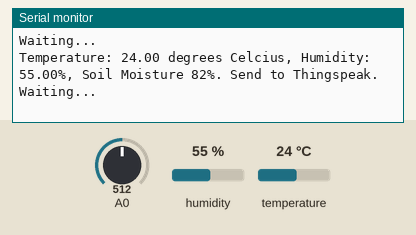
Recording of a sketch running on a simulated ESP8266 (NodeMCU). On the bench: the last lines printed to the serial monitor. Inputs (shaded band) come from the test bench; at power-on: humidity 55 %, A0 = 512, temperature 24 °C. WiFi joins after 1.5 s; servers stay silent unless stated.

Above: at 2.7 s.
2.8 s: humidity set to 22 %
At 4.2 s:
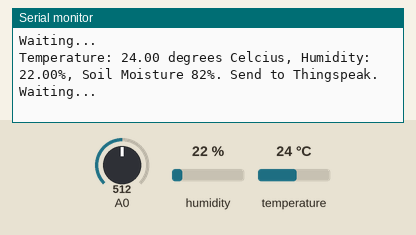
4.3 s: A0 set to 716
At 5.7 s:
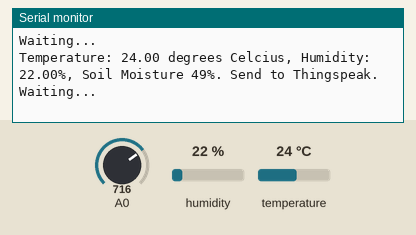
5.8 s: temperature set to 12 °C
At 6.5 s:
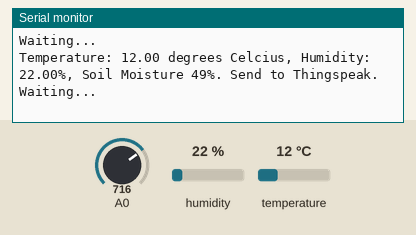
7.3 s: A0 set to 900
At 8.6 s:
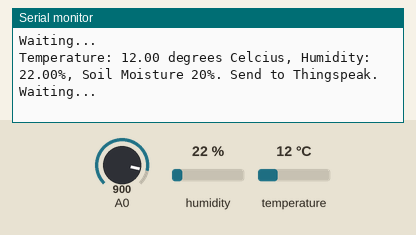
8.8 s: humidity set to 40 %
At 10.8 s:
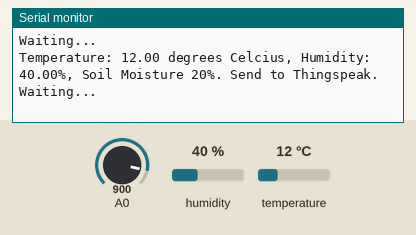
Timing chart, 0 to 11.3 s (numbered marks = the images above; inputs shaded):
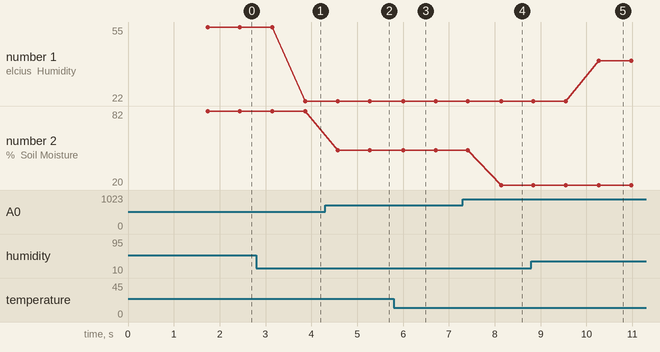

Measured:
- after the input at 2.8 s, the serial monitor: prints a new line after 1.1 s (image 1)
- after the input at 4.3 s, the serial monitor: prints a new line after 0.27 s (image 2)
- after the input at 5.8 s, the serial monitor: prints a new line after 0.20 s (image 3)
- after the input at 7.3 s, the serial monitor: prints a new line after 0.84 s (image 4)
- after the input at 8.8 s, the serial monitor: prints a new line after 1.5 s (image 5)
- plotted number 1: 55 → 22 after the input at 2.8 s, 22 → 40 after the input at 8.8 s
- plotted number 2: 82 → 49 after the input at 4.3 s, 49 → 20 after the input at 7.3 s

The sketch:

combine.ino
```cpp
#include <DHT.h>  // Including library for dht
#include "MQ135.h"
#include <ESP8266WiFi.h>

String apiKey = "KJAQM5X243JPPGGC";     //  Enter your Write API key from ThingSpeak

const char *ssid =  "CROP";     // replace with your wifi ssid and wpa2 key
const char *pass =  "88888888";
const char* server = "api.thingspeak.com";
const int sensorPin= 0;


#define DHTPIN 4            //Connect to GPIO 2 in NodeMCU Board


DHT dht(DHTPIN, DHT11);

WiFiClient client;

void setup()
{
       Serial.begin(115200);
       delay(10);
       dht.begin();

       Serial.println("Connecting to ");
       Serial.println(ssid);


       WiFi.begin(ssid, pass);

      while (WiFi.status() != WL_CONNECTED)
     {
            delay(500);
            Serial.print(".");
     }
      Serial.println("");
      Serial.println("WiFi connected");

}

void loop()
{
       int value = analogRead(A0);
       value = map(value,400,1023,100,0);
      float h = dht.readHumidity();
      float t = dht.readTemperature();


                         if (client.connect(server,80))   //   "184.106.153.149" or api.thingspeak.com
                      {

                             String postStr = apiKey;
                             postStr +="&field1=";
                             postStr += String(value);
                             postStr +="&field2=";
                             postStr += String(t);
                             postStr +="&field3=";
                             postStr += String(h);
                             postStr += "\r\n\r\n";

                             client.print("POST /update HTTP/1.1\n");
                             client.print("Host: api.thingspeak.com\n");
                             client.print("Connection: close\n");
                             client.print("X-THINGSPEAKAPIKEY: "+apiKey+"\n");
                             client.print("Content-Type: application/x-www-form-urlencoded\n");
                             client.print("Content-Length: ");
                             client.print(postStr.length());
                             client.print("\n\n");
                             client.print(postStr);

                             Serial.print("Temperature: ");
                             Serial.print(t);
                             Serial.print(" degrees Celcius, Humidity: ");
                             Serial.print(h);
                             Serial.print("%, Soil Moisture ");
                             Serial.print(value);
                             Serial.println("%. Send to Thingspeak.");
                        }
          client.stop();

          Serial.println("Waiting...");

  // thingspeak needs minimum 15 sec delay between updates
  delay(500);
}
```
